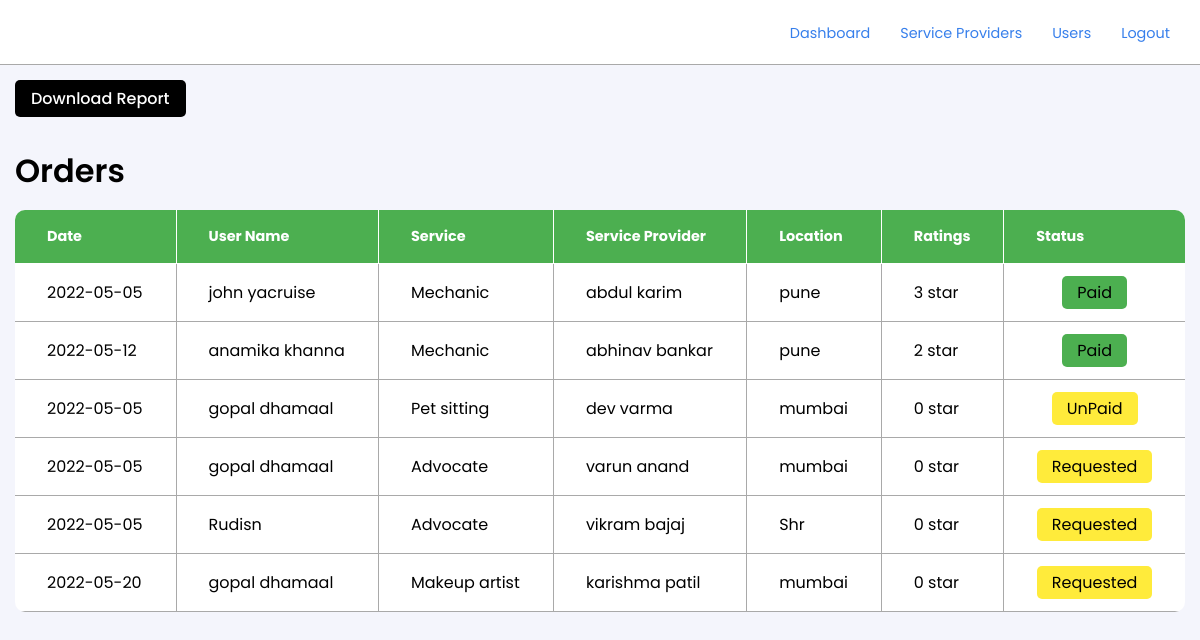
Before: /admin/orders.php (signed in) with the older database file.
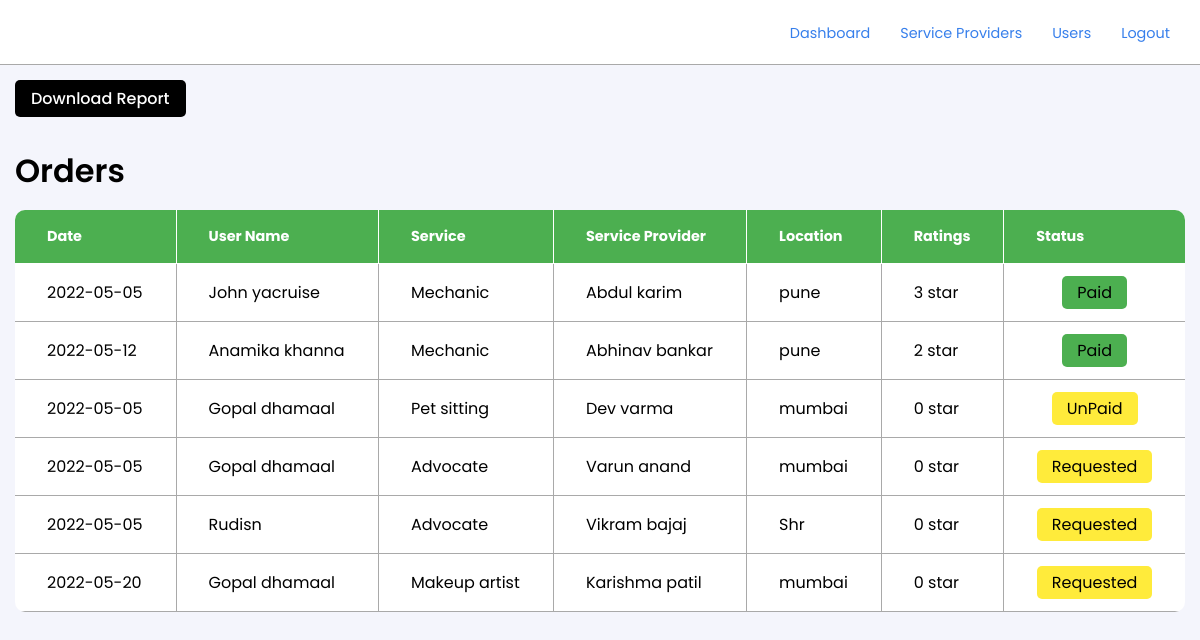
After: the same page with the newer database file.
### tables this page shows
CREATE TABLE `services` (
  `serv_id` int(11) NOT NULL,
  `usr_id` int(11) NOT NULL,
  `sp_id` int(11) NOT NULL,
  `sname` varchar(50) NOT NULL,
  `serv` varchar(50) NOT NULL,
  `uname` varchar(50) NOT NULL,
  `location` varchar(50) NOT NULL,
  `serv_status` varchar(50) NOT NULL,
  `ratings` int(11) NOT NULL,
  `rdate` date NOT NULL,
  `rtime` time NOT NULL
);

### admin/orders.php (the view, shortened to what this page needs)
<?php
     include ("../conn.php");
     mysqli_select_db($conn, 'infinity') or die(mysqli_error($conn));
     $unFIlteredSPData = mysqli_query($conn, "SELECT * FROM services");
     $spDataRows = mysqli_num_rows($unFIlteredSPData);
?>
<!DOCTYPE html>
<html lang="en">
<head>
    <link rel="stylesheet" href="../Assets/Styles/style.css?v=<?php echo time(); ?>">
</head>
<body>
    <nav class="glass">
        <a href="#home"><img src="../Assets/Images/infinityLoop2.gif" class="navImg" alt=""></a>
        <ul>
            <li><a href='./'>Dashboard</a></li>
            <li><a href='./service-providers.php'>Service Providers</a></li>
            <li><a href='./users.php'>Users</a></li>
            <li><a href='../logout.php'>Logout</a></li>
        </ul>
    </nav>
    <section class="mainSection adminDashboardMainDiv">
        <form method="POST">
            <button class="btn" name="download_report">Download Report</button>
        </form>
        <div class="adminTableMainDiv">
            <h2 class="adminTableHeading">Orders</h2>
            <table class="adminTable boxShadow1Hover">
                <thead class="boxShadow1Hover Paid">
                    <tr>
                        <th>Date</th>
                        <th>User Name</th>
                        <th>Service</th>
                        <th>Service Provider</th>
                        <th>Location</th>
                        <th>Ratings</th>
                        <th>Status</th>
                    </tr>
                </thead>
                <tbody>
                    <?php
                    if($spDataRows!=0){
                        while($allServices = mysqli_fetch_assoc($unFIlteredSPData)){
                    ?>
                        <tr>
                            <td><?php echo"$allServices[rdate]" ?></td>
                            <td><?php echo"$allServices[uname]" ?></td>
                            <td><?php echo"$allServices[serv]" ?></td>
                            <td><?php echo"$allServices[sname]" ?></td>
                            <td><?php echo"$allServices[location]" ?></td>
                            <td><?php echo"$allServices[ratings]" ?> star</td>
                            <td class="tableStatus"><span class="<?php echo"$allServices[serv_status]" ?>"><?php echo"$allServices[serv_status]" ?></span></td>
                        </tr>
                    <?php
                        }
                    }
                    ?>
                </tbody>
            </table>
        </div>
    </section>
</body>
</html>

### Assets/Styles/style.css (style rules this page uses)
* { padding: 0; margin: 0; box-sizing: border-box; font-family: "Poppins", sans-serif; transition: all 0.3s ease-in-out; }
:root { --primary-Color-Dark: black; --border-Color: #a9a9a9; --text-Color: #000; --main-Background-Color: #f4f5fc; --blue-Color: #005ce6c9; --primary-Color-Light: #ffff; --hover-Bg-Color: rgb(232, 232, 232); --mp-Large: 30px; --mp-Main: 15px; --mp-Secondary: 10px; --mp-Tertiary: 5px; }
.mainSection { padding: var(--mp-Main); }
h2 { font-size: 2rem; font-weight: 600; color: var(--text-Color); }
a { font-size: 0.9rem; text-decoration: none; color: var(--blue-Color); cursor: pointer; }
body { background-color: var(--main-Background-Color); }
html { scroll-behavior: smooth; }
.btn { padding: var(--mp-Tertiary) var(--mp-Main); font-size: 1rem; font-weight: 500; outline: none; cursor: pointer; border-radius: var(--mp-Tertiary); background-color: var(--primary-Color-Dark); color: var(--primary-Color-Light); border: 1px solid transparent; }
.glass { backdrop-filter: blur(16px) saturate(180%); -webkit-backdrop-filter: blur(16px) saturate(180%); }
nav { height: 65px; padding: var(--mp-Main) var(--mp-Large); border-bottom: 1px solid var(--border-Color); width: 100%; display: flex; align-items: center; justify-content: space-between; background-color: var(--primary-Color-Light); z-index: 100; }
.navImg { width: 35px; border-radius: var(--mp-Secondary); }
nav ul { display: flex; align-items: center; justify-content: center; }
nav ul li { list-style-type: none; margin-left: var(--mp-Large); border-radius: var(--mp-Tertiary); cursor: pointer; }
.Requested { background-color: #ffeb3b; }
.Paid { background-color: #4caf50; }
.UnPaid { background-color: #ffeb3b; }
.adminTableMainDiv { display: flex; align-items: flex-start; justify-content: flex-start; flex-direction: column; overflow: scroll; width: 100%; }
.adminTableHeading { margin-bottom: var(--mp-Main); }
.adminTable { border-collapse: collapse; background-color: white; text-align: left; overflow: hidden; cursor: pointer; border-radius: var(--mp-Secondary); width: 100%; max-width: 100%; }
.adminTable thead { border-bottom: 1px solid var(--border-Color); color: var(--primary-Color-Light); }
.adminTable th { padding: 1rem 2rem; font-size: 0.9rem; border: 1px solid var(--primary-Color-Light); border-top: none; }
.adminTable th:first-child { border-left: none; }
.adminTable th:last-child { border-right: none; }
.adminTable td { padding: 1rem 2rem; border: 1px solid var(--border-Color); }
.adminTable .tableStatus span { padding: 5px 15px; border-radius: var(--mp-Tertiary); }
.adminTable .tableStatus { text-align: center; }
.adminTable td:first-child { border-left: none; }
.adminTable td:last-child { border-right: none; }
.adminDashboardMainDiv button { margin-bottom: var(--mp-Large); }

Changed rows visible on the page:
changed services: uname "john yacruise" → "John yacruise"; sname "abdul karim" → "Abdul karim"
changed services: uname "anamika khanna" → "Anamika khanna"; sname "abhinav bankar" → "Abhinav bankar"
changed services "Pet sitting": uname "gopal dhamaal" → "Gopal dhamaal"; sname "dev varma" → "Dev varma"
changed services: uname "gopal dhamaal" → "Gopal dhamaal"; sname "varun anand" → "Varun anand"
changed services "Rudisn": sname "vikram bajaj" → "Vikram bajaj"
changed services "Makeup artist": uname "gopal dhamaal" → "Gopal dhamaal"; sname "karishma patil" → "Karishma patil"
